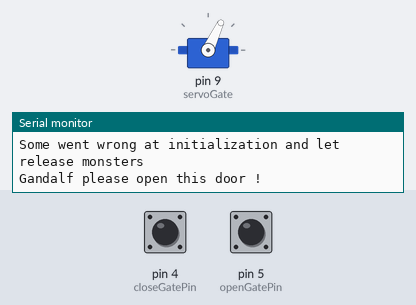
The sketch below on a simulated Arduino Uno, built with avr-gcc and run on an emulated ATmega328P. Shown: servo, the last lines printed to the serial monitor. Wiring (inferred from the names in the program): DS1307 clock at I2C address 0x68. The test bench sets the inputs (shaded band); at power-on: pin 5 (openGatePin) HIGH, pin 4 (closeGatePin) HIGH. The local clock reads 2024-03-15 10:24:30 at power-on unless the sketch sets it.

Above: at 3.0 s.
3.1 s: pin 5 (openGatePin) pulled LOW for 2.15 s
At 5.5 s:
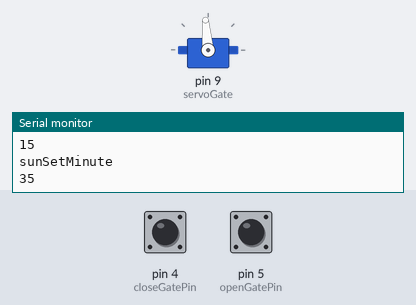
Timing chart, 0 to 7.0 s (numbered marks = the images above; inputs shaded):
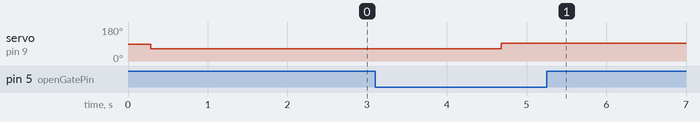

Measured:
- after the input at 3.1 s, servo on pin 9 (servoGate): 65° → 95° after 1.6 s

The sketch:

CkickenGate.ino
```cpp
#include <Servo.h>
#include <Wire.h>
#include "DS1307.h"
#include "Ephemeride.h"

#define CURRENTYEAR 20
const int closeGatePin = 4;
const int openGatePin = 5;
const byte confirmedAttempt = 10;

//Debug purpose
byte testingStruct[4] = {0, 0, 0, 0};

int closeGateState = -1;
int openGateState = -1;
byte moveDuration = 0;

Servo servoGate;
DS1307 tRtc;

void setup()
{
  Serial.begin(9600);
  pinMode(closeGatePin, INPUT_PULLUP);
  pinMode(openGatePin, INPUT_PULLUP);
  servoGate.attach(9);

  /* Vérifie si le module RTC est initialisé */
  tRtc = DS1307();
  DateTime_t now;
  if (tRtc.read_current_datetime(&now))
  {
    Serial.println(F("L'horloge du module RTC n'est pas active !"));

    // Reconfiguration avec une date et heure en dure (pour l'exemple)
    now.seconds = 0;
    now.minutes = 05;
    now.hours = 11; // 12h 0min 0sec
    now.is_pm = 0;
    now.day_of_week = 3;
    now.days = 21;
    now.months = 04;
    now.year = 20; // 1 dec 2016
    tRtc.adjust_current_datetime(&now);
  }
  else
  {
    Serial.println(F("L'horloge du module RTC est active !"));
    DateTime_t now;
    tRtc.read_current_datetime(&now);
    /* Affiche la date et heure courante */
    Serial.print(F("Date : "));
    Serial.print(now.days);
    Serial.print(F("/"));
    Serial.print(now.months);
    Serial.print(F("/"));
    Serial.print(now.year + 2000);
    Serial.print(F("  Heure : "));
    Serial.print(now.hours);
    Serial.print(F(":"));
    Serial.print(now.minutes);
    Serial.print(F(":"));
    Serial.println(now.seconds);
  }
  Serial.println("Configuration finished !");

  if (closeGateState == -1 && openGateState == -1)
  {
    Serial.println("Initial value for closegate: ");
    Serial.println(closeGateState);
    Serial.println("Initial value for moveGate: ");
    Serial.println(openGateState);
    closeGateState = digitalRead(closeGatePin);
    openGateState = digitalRead(openGatePin);
    Serial.println("After init value for closegate: ");
    Serial.println(closeGateState);
    Serial.println("After init value for openGate: ");
    Serial.println(openGateState);

    // for debuging purpose only, set a ramdom position of the gate
    // servoGate.attach(9);
    // servoGate.write(115);
    // delay(3000);
    // servoGate.detach();

    // if gate is on undefined state let open it to release the monster
    if (closeGateState == 1 && openGateState == 1)
    {
      Serial.println("Some went wrong at initialization and let release monsters");
      moveGate(true);
    }

    Serial.println("At the end of init closeGate :");
    Serial.println(closeGateState);
    Serial.println("At the end of init openGate :");
    Serial.println(openGateState);
  }
}

void loop()
{
  DateTime_t now;
  tRtc.read_current_datetime(&now);

  // search for today ephemeride
  int tYearIndex = now.year - CURRENTYEAR;
  int tMonthIndex = now.months - 1;
  int tDayIndex = now.days - 1;

  byte sunRiseHour = pgm_read_byte(&ephemeride[tYearIndex][tMonthIndex][tDayIndex][0]);
  byte sunRiseMinute = pgm_read_byte(&ephemeride[tYearIndex][tMonthIndex][tDayIndex][1]);
  byte sunSetHour = pgm_read_byte(&ephemeride[tYearIndex][tMonthIndex][tDayIndex][2]);
  byte sunSetMinute = pgm_read_byte(&ephemeride[tYearIndex][tMonthIndex][tDayIndex][3]);

  // for testing purpose only
  testingStruct[0] = 15;
  testingStruct[1] = 33;
  testingStruct[2] = 15;
  testingStruct[3] = 35;
  if (testingStruct[0])
  {
    sunRiseHour = testingStruct[0];
    sunRiseMinute = testingStruct[1];
    sunSetHour = testingStruct[2];
    sunSetMinute = testingStruct[3];
    Serial.println("Debugging with this specific hours");
    Serial.println("sunRiseHour:");
    Serial.println(sunRiseHour);
    Serial.println("sunRiseMinute");
    Serial.println(sunRiseMinute);
    Serial.println("sunSetHour");
    Serial.println(sunSetHour);
    Serial.println("sunSetMinute");
    Serial.println(sunSetMinute);
  }

  if ((sunRiseHour == now.hours && sunRiseMinute - 1 < now.minutes) && (sunRiseHour == now.hours && sunRiseMinute + 1 > now.minutes))
  {
    Serial.println("Let go out !");
    moveGate(true);
  }
  else if ((sunSetHour == now.hours && sunSetMinute - 1 < now.minutes) && (sunSetHour == now.hours && sunSetMinute + 1 > now.minutes))
  {
    Serial.println("Bed time !");
    moveGate(false);
  }

  delay(60000 - moveDuration);
  moveDuration = 0;
}

void moveGate(bool isOpenMove)
{
  servoGate.attach(9);
  if (isOpenMove)
  {
    Serial.println("Gandalf please open this door !");
    //j'ouvre tant que pas completement ouvert
    while (digitalRead(openGatePin) != 0)
    {
      servoGate.write(65);
      delay(2000);
      moveDuration += 2;
    }
    delay(400);
    servoGate.write(95);
    servoGate.detach();
  }
  else
  {
    Serial.println("Yup close it !");
    //je ferme tant que pas completement ferme
    while (digitalRead(closeGatePin) != 0)
    {
      servoGate.write(125);
      delay(2000);
      moveDuration += 2;
    }
    delay(300);
    servoGate.write(95);
    servoGate.detach();
  }

  closeGateState = digitalRead(closeGatePin);
  openGateState = digitalRead(openGatePin);
  Serial.println("Once gate moved closeGate :");
  Serial.println(closeGateState);
  Serial.println("Once gate moved openGate :");
  Serial.println(openGateState);
}
```

DS1307.cpp
```cpp
#include <Wire.h>
#include <arduino.h>
#include "DS1307.h"

DS1307::DS1307()
{
    Wire.begin();
}

DS1307::bcd_to_decimal(byte aByte)
{
    return (aByte / 16 * 10) + (aByte % 16);
}

DS1307::decimal_to_bcd(byte aByte)
{
    return (aByte / 10 * 16) + (aByte % 10);
}

DS1307::read_current_datetime(DateTime_t *datetime)
{
    Wire.beginTransmission(DS1307_ADDRESS);
    Wire.write((byte)0);
    Wire.endTransmission();

    Wire.requestFrom(DS1307_ADDRESS, (byte)7);
    byte raw_seconds = Wire.read();
    datetime->seconds = bcd_to_decimal(raw_seconds);
    datetime->minutes = bcd_to_decimal(Wire.read());
    byte raw_hours = Wire.read();
    if (raw_hours & 64)
    { // Format 12h
        datetime->hours = bcd_to_decimal(raw_hours & 31);
        datetime->is_pm = raw_hours & 32;
    }
    else
    { // Format 24h
        datetime->hours = bcd_to_decimal(raw_hours & 63);
        datetime->is_pm = 0;
    }
    datetime->day_of_week = bcd_to_decimal(Wire.read());
    datetime->days = bcd_to_decimal(Wire.read());
    datetime->months = bcd_to_decimal(Wire.read());
    datetime->year = bcd_to_decimal(Wire.read());

    return raw_seconds & 128;
}

DS1307::adjust_current_datetime(DateTime_t *datetime)
{
    Wire.beginTransmission(DS1307_ADDRESS);
    Wire.write((byte)0);
    Wire.write(decimal_to_bcd(datetime->seconds) & 127);
    Wire.write(decimal_to_bcd(datetime->minutes));
    Wire.write(decimal_to_bcd(datetime->hours) & 63);
    Wire.write(decimal_to_bcd(datetime->day_of_week));
    Wire.write(decimal_to_bcd(datetime->days));
    Wire.write(decimal_to_bcd(datetime->months));
    Wire.write(decimal_to_bcd(datetime->year));
    Wire.endTransmission();
}
```

DS1307.h
```cpp
#ifndef DS1307_H
#define DS1307_H

/** Adresse I2C du module RTC DS1307 */
const uint8_t DS1307_ADDRESS = 0x68;

/** Adresse du registre de contrôle du module RTC DS1307 */
const uint8_t DS1307_CTRL_REGISTER = 0x07;

/** Adresse et taille de la NVRAM du module RTC DS1307 */
const uint8_t DS1307_NVRAM_BASE = 0x08;
const uint8_t DS1307_NVRAM_SIZE = 56;

/** Structure contenant les informations de date et heure en provenance ou à destination du module RTC */
typedef struct
{
  uint8_t seconds;     /**!< Secondes 00 - 59 */
  uint8_t minutes;     /**!< Minutes 00 - 59 */
  uint8_t hours;       /**!< Heures 00 - 23 (format 24h), 01 - 12 (format 12h) */
  uint8_t is_pm;       /**!< Vaut 1 si l'heure est en format 12h et qu'il est l'aprés midi, sinon 0 */
  uint8_t day_of_week; /**!< Jour de la semaine 01 - 07, 1 = lundi, 2 = mardi, etc.  */
  uint8_t days;        /**!< Jours 01 - 31 */
  uint8_t months;      /**!< Mois 01 - 12 */
  uint8_t year;        /**!< Année au format yy (exemple : 16 = 2016) */
} DateTime_t;

/** Mode de fonctionnement pour la broche SQW */
typedef enum
{
  SQW_1_HZ = 0, /**!< Signal à 1Hz sur la broche SQW */
  SQW_4096_HZ,  /**!< Signal à 4096Hz sur la broche SQW */
  SQW_8192_HZ,  /**!< Signal à 8192Hz sur la broche SQW */
  SQW_32768_HZ, /**!< Signal à 32768Hz sur la broche SQW */
  SQW_DC        /**!< Broche SQW toujours à LOW ou HIGH */
} DS1307_Mode_t;

class DS1307
{

public:
  DS1307(void);
  read_current_datetime(DateTime_t*);
  adjust_current_datetime(DateTime_t*);

private:
  DateTime_t now;
  bcd_to_decimal(byte);
  decimal_to_bcd(byte);
};

#endif /* DS1307_H */
```

Source omitted: Ephemeride.h (data table, 19095 bytes)
